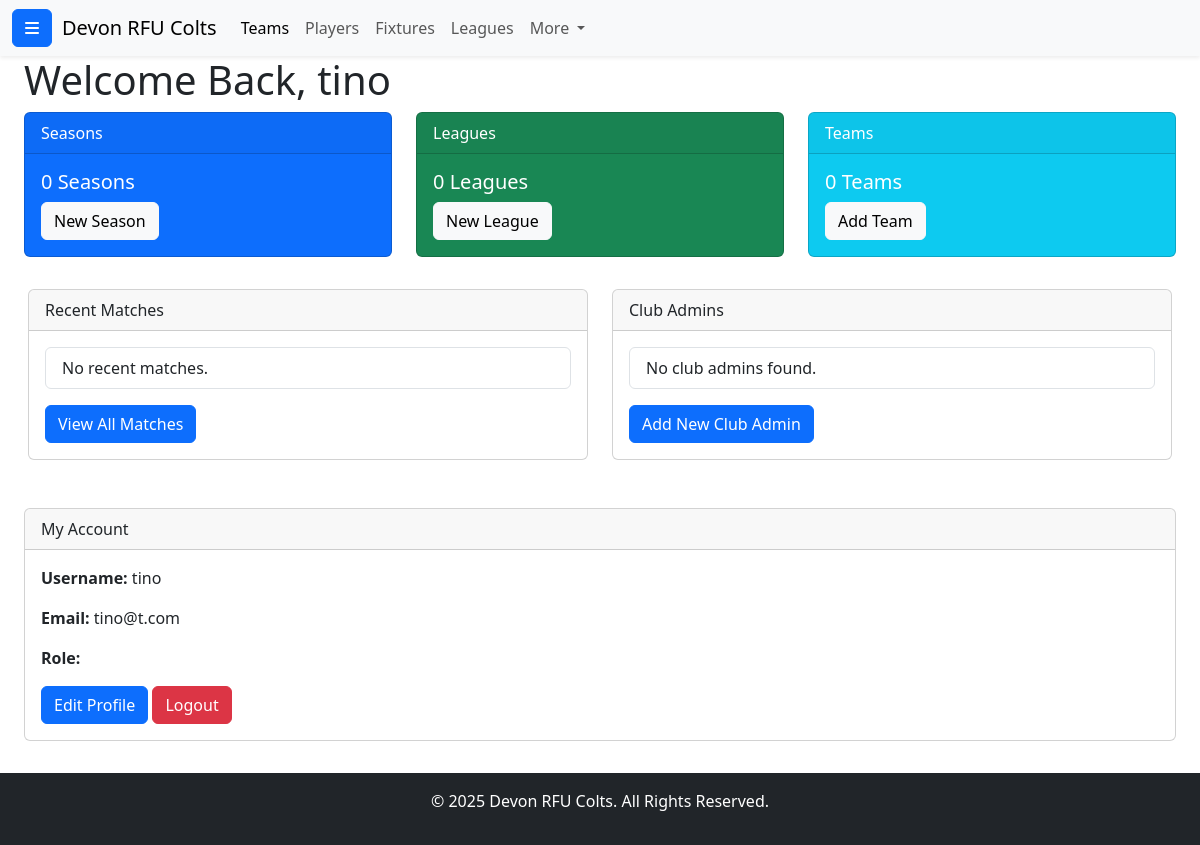
Before: /accounts/ (signed in) with the older database file.
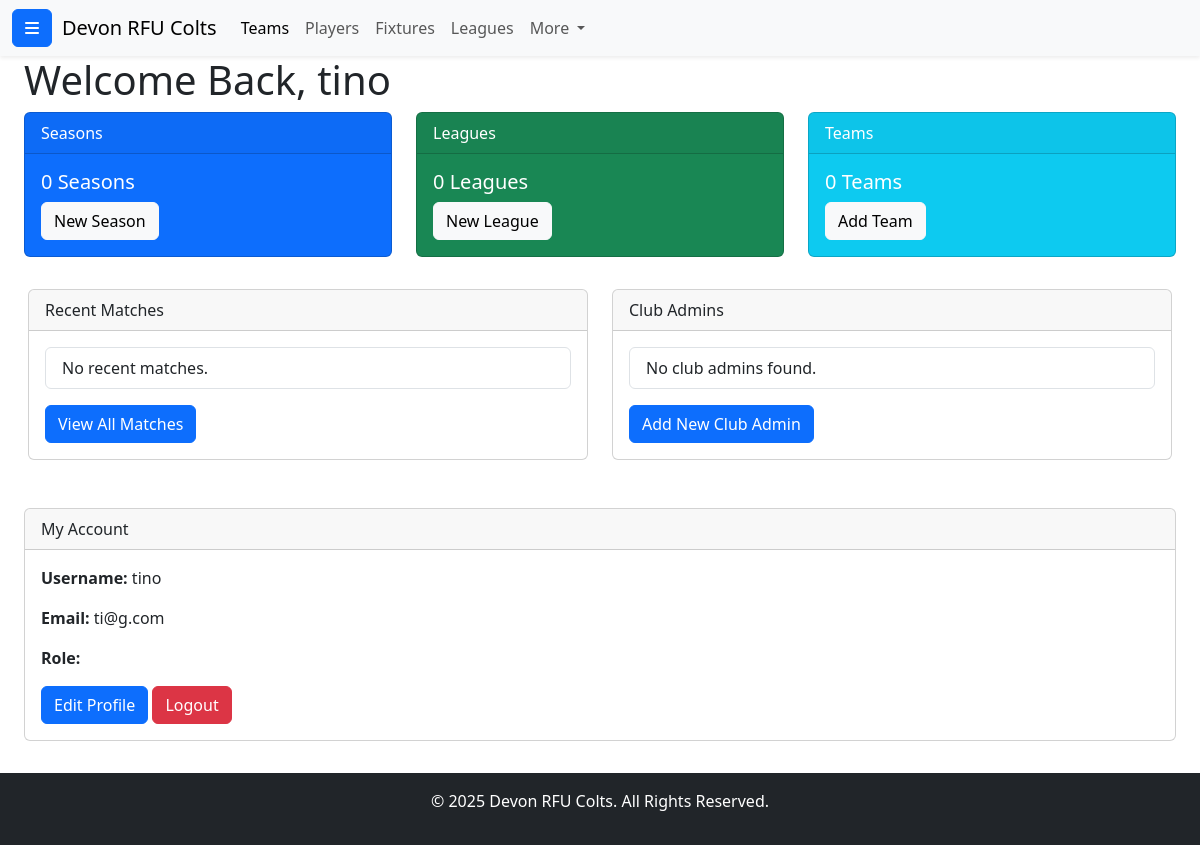
After: the same page with the newer database file.
### accounts/models.py (models this page shows, shortened)
class CustomUser(AbstractUser):
    ROLE_CHOICES = [
        ("admin", "Admin"),
        ("club_admin", "Club Admin"),
    ]
    role = models.CharField(max_length=10, choices=ROLE_CHOICES)
    club = models.ForeignKey(
        "app.Team", null=True, blank=True, on_delete=models.SET_NULL
    )

### accounts/views.py (the view)
# urls.py: path("", index, name="index"),
def index(request):
    club_admins = CustomUser.objects.filter(role="club_admin")
    context = {
        "seasons": Season.objects.all().order_by("-start_date"),
        "leagues": League.objects.all(),
        "teams": Team.objects.all(),
        "club_admins": club_admins,
        "matches": Match.objects.all().order_by("-date")[:10],
    }
    return render(request, "accounts/index.html", context)

### accounts/templates/accounts/index.html
{% extends 'accounts/base.html' %}
{% block hero %}
    <div class="container-fluid">
    <h1 class="text-left mb-2">Welcome Back, {{ user.username }}</h1>
        <div class="row">
            <div class="col-md-4">
                <div class="card text-white bg-primary mb-3">
                    <div class="card-header">Seasons</div>
                    <div class="card-body">
                        <h5 class="card-title">{{ seasons|length }} Seasons</h5>
                        <a href="#" class="btn btn-light">New Season</a>
                    </div>
                </div>
            </div>
            <div class="col-md-4">
                <div class="card text-white bg-success mb-3">
                    <div class="card-header">Leagues</div>
                    <div class="card-body">
                        <h5 class="card-title">{{ leagues|length }} Leagues</h5>
                        <a href="#" class="btn btn-light">New League</a>
                    </div>
                </div>
            </div>
            <div class="col-md-4">
                <div class="card text-white bg-info mb-3">
                    <div class="card-header">Teams</div>
                    <div class="card-body">
                        <h5 class="card-title">{{ teams|length }} Teams</h5>
                        <a href="{% url 'new_team' %}" class="btn btn-light">Add Team</a>
                    </div>
                </div>
            </div>
        </div>
    </div>
    <div id="match-summary" class="container-fluid p-3">
        <div class="row">
            <div class="col-md-6">
                <div class="card mb-3">
                    <div class="card-header">Recent Matches</div>
                    <div class="card-body">
                        <ul class="list-group">
                            {% for match in matches %}
                                <li class="list-group-item">
                                    {{ match.home_team.name }} vs {{ match.away_team.name }} - {{ match.date }}
                                </li>
                            {% empty %}
                                <li class="list-group-item">No recent matches.</li>
                            {% endfor %}
                        </ul>
                        <a href="#" class="btn btn-primary mt-3">View All Matches</a>
                    </div>
                </div>
            </div>
            <div class="col-md-6">
                <div class="card mb-3">
                    <div class="card-header">Club Admins</div>
                    <div class="card-body">
                        <ul class="list-group">
                            {% for admin in club_admins %}
                                <li class="list-group-item">{{ admin.username }} - {{ admin.email }}</li>
                            {% empty %}
                                <li class="list-group-item">No club admins found.</li>
                            {% endfor %}
                        </ul>
                        <a href="{% url 'add_new' %}" class="btn btn-primary mt-3">Add New Club Admin</a>
                    </div>
                </div>
            </div>
        </div>
    </div>
{% endblock %}
{% block content %}
    <div id="admin-profile" class="container-fluid">
        <div class="card">
            <div class="card-header">My Account</div>
            <div class="card-body">
                <p><strong>Username:</strong> {{ user.username }}</p>
                <p><strong>Email:</strong> {{ user.email }}</p>
                <p><strong>Role:</strong> {{ user.role }}</p>
                <a href="#" class="btn btn-primary">Edit Profile</a>
                <a href="{% url 'logout' %}" class="btn btn-danger">Logout</a>
            </div>
        </div>
    </div>
{% endblock %}

Changed rows visible on the page:
changed CustomUser "tino": email "tino@t.com" → "ti@g.com"
